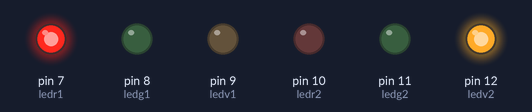
Simulated run of this sketch. Board: Arduino Uno, built with avr-gcc and run on an emulated ATmega328P. Shown: output pins drawn as LEDs (lit = HIGH).

Above: at 0.6 s.
At 1.1 s:
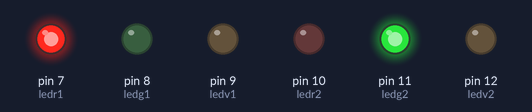
At 1.7 s:
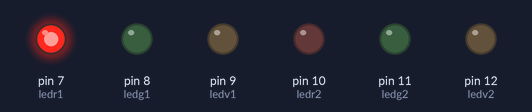
At 2.7 s:
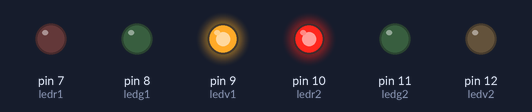
At 3.2 s:
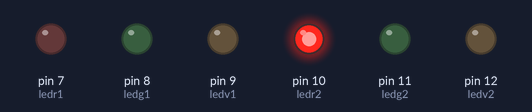
At 4.2 s:
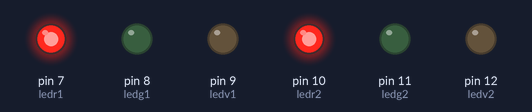
Timing chart, 0 to 5.5 s (numbered marks = the images above):
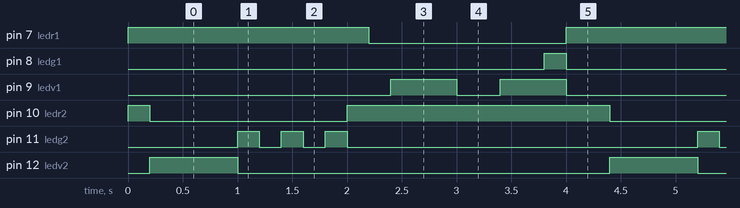

Measured:
- by itself, pin 7 (ledr1): alternates HIGH for 2.4 s and LOW for 1.8 s
- by itself, pin 8 (ledg1): alternates HIGH for 0.20 s and LOW for 4.0 s
- by itself, pin 9 (ledv1): repeats every 4.2 s: LOW 0.40 s, HIGH 0.60 s, LOW 2.6 s, HIGH 0.60 s
- by itself, pin 10 (ledr2): repeats every 4.2 s: LOW 1.8 s, HIGH 2.4 s
- by itself, pin 11 (ledg2): repeats every 4.2 s: 2 × (LOW 0.20 s, HIGH 0.20 s), LOW 3.2 s, HIGH 0.20 s
- by itself, pin 12 (ledv2): alternates HIGH for 0.80 s and LOW for 3.4 s

The sketch:

001_Cruilla_Semafors.cpp.ino
```cpp
/**********************************************************************************
**                                                                               **
**                              Cruïlla de semàfors                              **
**                                                                               **
**                                                                               **
**********************************************************************************/
//********** Includes *************************************************************
//********** Variables ************************************************************
const int ledr1 = 7;          // donar nom al pin 7 de l’Arduino
const int ledg1 = 8;          // donar nom al pin 8 de l’Arduino
const int ledv1 = 9;          // donar nom al pin 9 de l’Arduino
const int ledr2 = 10;         // donar nom al pin 10 de l’Arduino
const int ledg2 = 11;         // donar nom al pin 11 de l’Arduino
const int ledv2 = 12;         // donar nom al pin 12 de l’Arduino

//********** Setup ****************************************************************
void setup()
{

  pinMode(ledr1, OUTPUT);     // definir el pin 7 com una sortida
  pinMode(ledg1, OUTPUT);     // definir el pin 8 com una sortida
  pinMode(ledv1, OUTPUT);     // definir el pin 9 com una sortida
  pinMode(ledr2, OUTPUT);     // definir el pin 10 com una sortida
  pinMode(ledg2, OUTPUT);     // definir el pin 11 com una sortida
  pinMode(ledv2, OUTPUT);     // definir el pin 12 com una sortida
}
//********** Loop *****************************************************************
void loop()
{
  digitalWrite(ledr1, HIGH);        //leds vermells encesos
  digitalWrite(ledr2, HIGH);
  digitalWrite(ledg1, LOW);
  digitalWrite(ledg2, LOW);
  digitalWrite(ledv1, LOW);
  digitalWrite(ledv2, LOW);
  delay (200);
  digitalWrite(ledr1, HIGH);        //s'encen el verd 2 i s'apaga el vermell 2
  digitalWrite(ledv2, HIGH);
  digitalWrite(ledr2, LOW);
  digitalWrite(ledg1, LOW);
  digitalWrite(ledg2, LOW);
  digitalWrite(ledv1, LOW);

  delay (200);
  digitalWrite(ledr1, HIGH);
  digitalWrite(ledv2, HIGH);
  digitalWrite(ledg1, LOW);
  digitalWrite(ledg2, LOW);
  digitalWrite(ledv1, LOW);
  digitalWrite(ledr2, LOW);
  delay (200);
  digitalWrite(ledr1, HIGH);
  digitalWrite(ledv2, HIGH);
  digitalWrite(ledg1, LOW);
  digitalWrite(ledg2, LOW);
  digitalWrite(ledv1, LOW);
  digitalWrite(ledr2, LOW);
  delay (200);
  digitalWrite(ledr1, HIGH);
  digitalWrite(ledv2, HIGH);
  digitalWrite(ledg1, LOW);
  digitalWrite(ledg2, LOW);
  digitalWrite(ledv1, LOW);
  digitalWrite(ledr2, LOW);
  delay (200);
  digitalWrite(ledr1, HIGH);         //s'apaga led verd2 i comença intermitencia led groc
  digitalWrite(ledg2, HIGH);
  digitalWrite(ledv2, LOW);
  digitalWrite(ledg1, LOW);
  digitalWrite(ledv1, LOW);
  digitalWrite(ledr2, LOW);
  delay (200);
  digitalWrite(ledr1, HIGH);
  digitalWrite(ledg2, LOW);
  digitalWrite(ledg1, LOW);
  digitalWrite(ledv2, LOW);
  digitalWrite(ledv1, LOW);
  digitalWrite(ledr2, LOW);
  delay (200);
  digitalWrite(ledr1, HIGH);
  digitalWrite(ledg2, HIGH);
  digitalWrite(ledg1, LOW);
  digitalWrite(ledv2, LOW);
  digitalWrite(ledv1, LOW);
  digitalWrite(ledr2, LOW);
  delay (200);
  digitalWrite(ledr1, HIGH);
  digitalWrite(ledg2, LOW);
  digitalWrite(ledg1, LOW);
  digitalWrite(ledv2, LOW);
  digitalWrite(ledv1, LOW);
  digitalWrite(ledr2, LOW);
  delay (200);
  digitalWrite(ledr1, HIGH);
  digitalWrite(ledg2, HIGH);
  digitalWrite(ledg1, LOW);
  digitalWrite(ledv2, LOW);
  digitalWrite(ledv1, LOW);
  digitalWrite(ledr2, LOW);
  delay (200);
  digitalWrite(ledr1, HIGH);         //leds vermells encesos
  digitalWrite(ledg2, LOW);
  digitalWrite(ledr2, HIGH);
  digitalWrite(ledg1, LOW);
  digitalWrite(ledv2, LOW);
  digitalWrite(ledv1, LOW);
  delay (200);
  digitalWrite(ledv1, HIGH);        //led verd 1 s'encen i led vermell 1 s'apaga
  digitalWrite(ledr1, LOW);
  digitalWrite(ledr2, HIGH);
  digitalWrite(ledg1, LOW);
  digitalWrite(ledg2, LOW);
  digitalWrite(ledv1, LOW);
  digitalWrite(ledv2, LOW);
  delay(200);
  digitalWrite(ledv1, HIGH);
  digitalWrite(ledr2, HIGH);
  delay(200);
  digitalWrite(ledv1, HIGH);
  digitalWrite(ledr2, HIGH);
  delay(200);
  digitalWrite(ledv1, HIGH);
  digitalWrite(ledr2, HIGH);
  delay(200);
  digitalWrite(ledg1, HIGH);        //led verd 1 s'apaga comença intermitencia led groc 1
  digitalWrite(ledv1, LOW);
  digitalWrite(ledr2, HIGH);
  digitalWrite(ledg1, LOW);
  digitalWrite(ledg2, LOW);
  digitalWrite(ledv1, LOW);
  digitalWrite(ledv2, LOW);
  delay(200);
  digitalWrite(ledg1, LOW);
  digitalWrite(ledr2, HIGH);
  delay(200);
  digitalWrite(ledv1, HIGH);
  digitalWrite(ledr2, HIGH);
  delay(200);
  digitalWrite(ledg1, LOW);
  digitalWrite(ledr2, HIGH);
  delay(200);
  digitalWrite(ledg1, HIGH);
  digitalWrite(ledr2, HIGH);
  delay(200);
  digitalWrite(ledg1, LOW);         //torna a vermell tots dos semafors.
  digitalWrite(ledr1, HIGH);
  digitalWrite(ledr2, HIGH);
  digitalWrite(ledg2, LOW);
  digitalWrite(ledv1, LOW);
  digitalWrite(ledv2, LOW);
  delay(200);
 }
//********** Funcions *************************************************************
//********** Funcions *************************************************************
```
